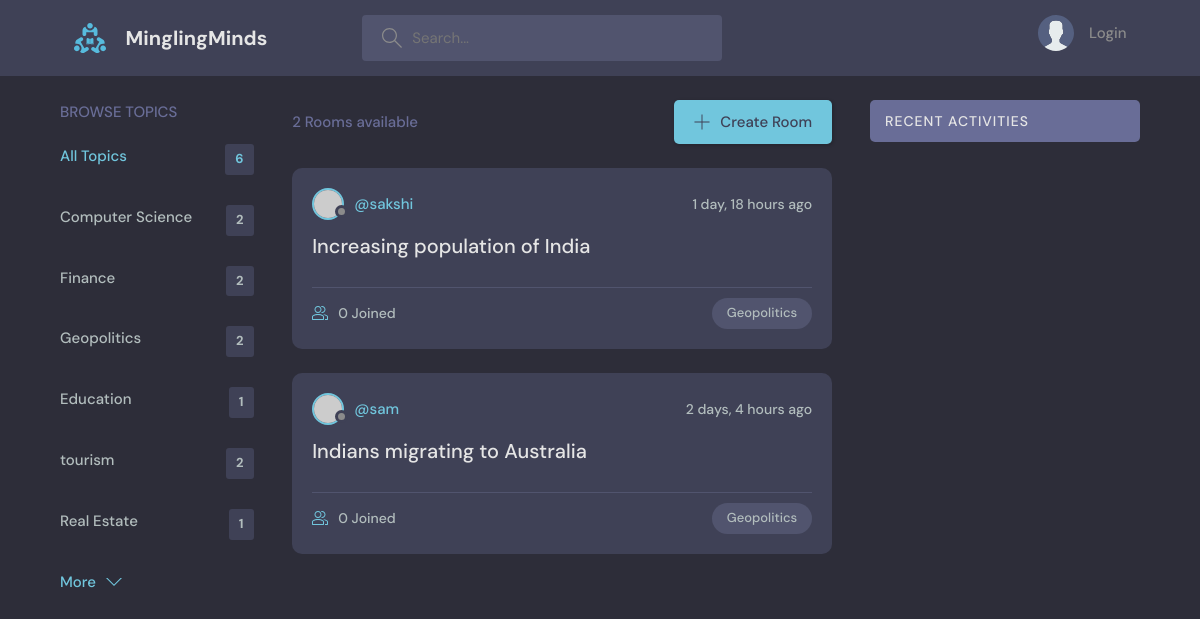
The app's page /?q=Geopolitics with its own data.
### base/models.py (models this page shows, shortened)
class Topic(models.Model):
    name = models.CharField(max_length=200)

class Room(models.Model):
    host = models.ForeignKey(User, on_delete = models.SET_NULL, null=True)
    topic = models.ForeignKey(Topic, on_delete = models.SET_NULL, null=True)
    name = models.CharField(max_length=200)
    description = models.TextField(null=True, blank=True)
    participants = models.ManyToManyField(User, related_name="participants", blank=True)
    updated = models.DateTimeField(auto_now=True)
    created = models.DateTimeField(auto_now_add=True)
    class Meta:
        ordering = ['-updated', '-created']

### base/views.py (the view)
# urls.py: path('', views.home, name="home"),
def home(request):
    q = request.GET.get('q') if request.GET.get('q') != None else ''
    rooms = Room.objects.filter(
        Q(topic__name__icontains=q) |
        Q(name__icontains=q) |
        Q(description__icontains=q) |
        Q(host__username__icontains=q)
    )
    topics = Topic.objects.all()
    room_count = rooms.count()
    room_messages = Message.objects.filter(Q(room__topic__name__icontains=q))
    context = {'rooms':rooms, 'topics':topics, 'room_count':room_count, 'room_messages':room_messages}
    return render(request, 'base/home.html', context)

### base/templates/base/home.html (shortened to what this page needs)
{% extends 'main.html' %}
{% block content %}
<main class="layout layout--3">
      <div class="container">
        {% include 'base/topics_componant.html' %}
        <div class="roomList">
          <div class="roomList__header">
            <div>
              <p>{{ room_count }} Rooms available</p>
            </div>
            <a class="btn btn--main" href="{% url 'create-room' %}">
              <svg version="1.1" xmlns="http://www.w3.org/2000/svg" width="32" height="32" viewBox="0 0 32 32">
                <title>add</title>
                <path
                  d="M16.943 0.943h-1.885v14.115h-14.115v1.885h14.115v14.115h1.885v-14.115h14.115v-1.885h-14.115v-14.115z"
                ></path>
              </svg>
              Create Room
            </a>
          </div>
          {% include 'base/feed_componant.html' %}
        </div>
        {% include 'base/activity_componant.html' %}
      </div>
    </main>
{% endblock content %}

### base/templates/base/topics_componant.html
<div class="topics">
    <div class="topics__header">
      <h2>Browse Topics</h2>
    </div>
    <ul class="topics__list">
      <li>
        <a href="{% url 'home' %}" class="active">All Topics <span>{{ topics.all.count }}</span></a>
      </li>
      {% for topic in topics %}
      <li>
        <a href="{% url 'home' %}?q={{topic.name}}">{{ topic.name }} <span>{{ topic.room_set.all.count }}</span></a>
      </li>
      {% endfor %}
    </ul>
    <a class="btn btn--link" href="topics.html">
      More
      <svg version="1.1" xmlns="http://www.w3.org/2000/svg" width="32" height="32" viewBox="0 0 32 32">
        <title>chevron-down</title>
        <path d="M16 21l-13-13h-3l16 16 16-16h-3l-13 13z"></path>
      </svg>
    </a>
  </div>

### base/templates/base/feed_componant.html (shortened to what this page needs)
{% for room in rooms %}
<div class="roomListRoom">
    <div class="roomListRoom__header">
      <a href="{% url 'user-profile' room.host.id %}" class="roomListRoom__author">
        <div class="avatar avatar--small">
          <img src="https://randomuser.me/api/portraits/women/11.jpg" />
        </div>
        <span>@{{room.host.username}}</span>
      </a>
      <div class="roomListRoom__actions">
        <span>{{room.created | timesince}} ago</span>
      </div>
    </div>
    <div class="roomListRoom__content">
      <a href="{% url 'room' room.id %}">{{room.name}}</a>
    </div>
    <div class="roomListRoom__meta">
      <a href="{% url 'room' room.id %}" class="roomListRoom__joined">
        {{room.participants.all.count}} Joined
      </a>
      <p class="roomListRoom__topic">{{room.topic.name}}</p>
    </div>
  </div>
  {% endfor %}

### static/styles/style.css (style rules this page uses)
:root { --color-main: #71c6dd; --color-main-light: #e1f6fb; --color-dark: #3f4156; --color-dark-medium: #51546e; --color-dark-light: #696d97; --color-light: #e5e5e5; --color-gray: #8b8b8b; --color-light-gray: #b2bdbd; --color-bg: #2d2d39; --color-success: #5dd693; --color-error: #fc4b0b; }
* { font-family: "DM Sans", -apple-system, BlinkMacSystemFont, "Segoe UI", Roboto, Oxygen, Ubuntu, Cantarell, "Open Sans", "Helvetica Neue", sans-serif; margin: 0; padding: 0; box-sizing: border-box; text-rendering: optimizeLegibility; font-size: inherit; }
html { font-size: 56.25%; }
@media only screen and (min-width: 1200px) { html { font-size: 62.5%; } }
body { line-height: 1.6; font-weight: 400; font-size: 1.5rem; color: var(--color-light-gray); background-color: var(--color-bg); min-height: 100vh; }
img { width: 100%; }
a { display: inline-block; color: var(--color-main); text-decoration: none; }
.container { max-width: 120rem; width: 90%; margin: auto; }
.btn { background-color: transparent; border: none; display: inline-flex; align-items: center; gap: 1rem; cursor: pointer; transition: all ease-in-out 0.3s; padding: 1rem 2rem; border-radius: 5px; box-shadow: 1px 1px 3px 1px rgba(0, 0, 0, 0.15); font-weight: 500; }
.btn--link { border-radius: 0; padding: 0; color: var(--color-main); box-shadow: none; }
.btn--main { background-color: var(--color-main); color: var(--color-dark); }
.btn > svg { fill: currentColor; width: 1.6rem; height: 1.6rem; }
.avatar { position: relative; display: inline-block; border-radius: 50%; border: 2px solid var(--color-main); }
.avatar img { display: block; border-radius: 50%; object-fit: cover; object-position: center; }
.avatar::after { content: ""; display: block; position: absolute; background-color: var(--color-gray); z-index: 111; border-radius: 50%; border: 0.3rem solid var(--color-dark); }
.avatar.avatar--small img { width: 2.8rem; height: 2.8rem; }
.avatar.avatar--small:after { width: 0.7rem; height: 0.7rem; bottom: 0px; right: -6px; }
.layout { margin-top: 2.4rem; }
.layout > .container { display: flex; justify-content: space-between; align-items: flex-start; }
.layout--3 > .container > div:first-child { flex-basis: 18%; max-width: 22.5rem; }
.layout--3 > .container > div:nth-child(2) { flex-basis: 50%; }
.topics__header { margin-bottom: 2rem; }
.topics__header h2 { text-transform: uppercase; font-weight: 500; color: var(--color-dark-light); }
.topics__list { list-style: none; }
.topics__list li a { display: flex; justify-content: space-between; margin-bottom: 3rem; font-weight: 500; color: var(--color-light-gray); transition: all 0.3s ease-in-out; }
.topics__list li a.active, .topics__list li a:hover { color: var(--color-main); }
.topics__list li a span { padding: 0.5rem 1rem; background-color: var(--color-dark); border-radius: 3px; font-size: 1.3rem; font-weight: 700; letter-spacing: 1px; }
.roomList__header { display: flex; justify-content: space-between; align-items: center; margin-bottom: 2.4rem; }
.roomList__header p { font-weight: 500; color: var(--color-dark-light); }
.roomListRoom { margin-bottom: 2.4rem; background-color: var(--color-dark); border-radius: 1rem; padding: 2rem; }
.roomListRoom__header { display: flex; justify-content: space-between; align-items: center; }
.roomListRoom__author { font-weight: 500; display: flex; align-items: center; gap: 1rem; }
.roomListRoom__actions { display: flex; align-items: flex-start; gap: 1rem; position: relative; }
.roomListRoom__actions span { font-size: 1.4rem; font-weight: 500; }
.roomListRoom__content { margin: 1rem 0; }
.roomListRoom__content a { font-size: 2rem; font-weight: 500; margin-bottom: 1.5rem; color: var(--color-light); transition: all 0.3s ease-in-out; }
.roomListRoom__meta { border-top: 1px solid var(--color-dark-medium); padding-top: 1rem; display: flex; align-items: center; justify-content: space-between; }
.roomListRoom__joined { color: var(--color-light-gray); display: flex; align-items: center; gap: 1rem; font-size: 1.4rem; font-weight: 500; }
.roomListRoom__joined svg { fill: var(--color-main); width: 1.6rem; height: 1.6rem; }
.roomListRoom__topic { padding: 5px 1.5rem; background-color: var(--color-dark-medium); border-radius: 5rem; font-weight: 500; font-size: 1.3rem; }

### records on screen
Topic: name "Computer Science", room_set.all.count "2"
Topic: name "Finance", room_set.all.count "2"
Topic: name "Geopolitics", room_set.all.count "2"
Topic: name "Education", room_set.all.count "1"
Topic: name "tourism", room_set.all.count "2"
Topic: name "Real Estate", room_set.all.count "1"
Room: host.username "sakshi", created "1 day, 18 hours", name "Increasing population of India", participants.all.count "0", topic.name "Geopolitics"
Room: host.username "sam", created "2 days, 4 hours", name "Indians migrating to Australia", participants.all.count "0", topic.name "Geopolitics"

### other values on screen
{{ topics.all.count }} "6"
{{ room_count }} "2"
